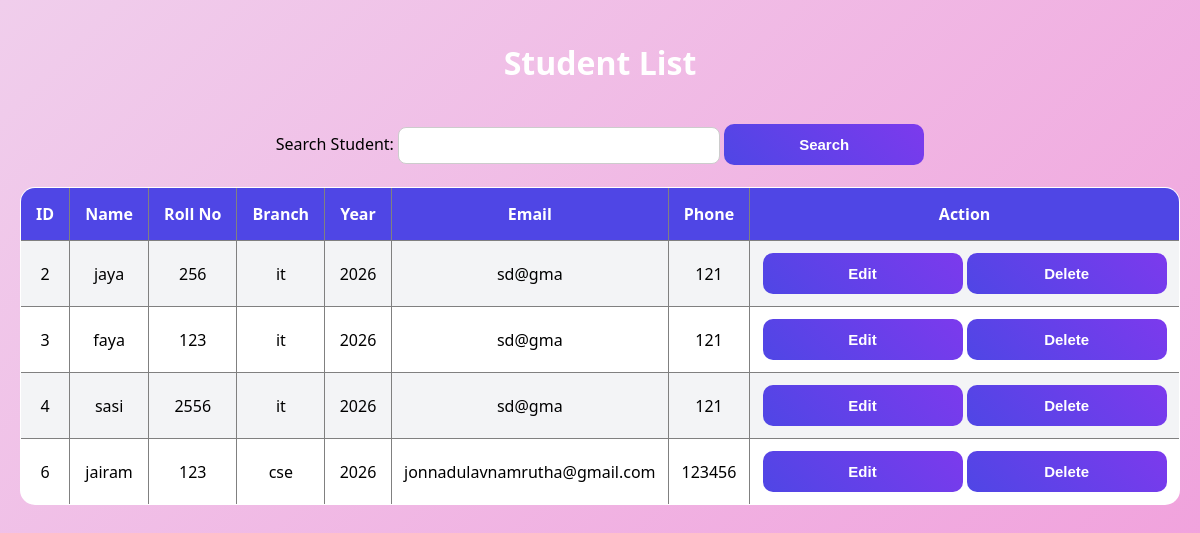
/students, run on the app's committed database.
### tables this page shows
CREATE TABLE students(
    id INTEGER PRIMARY KEY AUTOINCREMENT,
    name TEXT,
    roll_no TEXT,
    branch TEXT,
    year TEXT,
    email TEXT,
    phone TEXT
);

### app.py (the view)
@app.route('/students')
def students():
    conn = sqlite3.connect('student.db')
    cursor = conn.cursor()
    cursor.execute("SELECT * FROM students")
    students = cursor.fetchall()
    conn.close()
    return render_template(
        'students.html',
        students=students
    )

### templates/students.html (shortened to what this page needs)
<!DOCTYPE html>
<html>
<head>
    <head>
    <link rel="stylesheet" href="{{ url_for('static', filename='style.css') }}">
</head>
</head>
<body>
<h1>Student List</h1>
<form action="/search" method="POST">
    Search Student:
    <input type="text" name="keyword">
    <button type="submit">
        Search
    </button>
</form>
<br>
<table border="1">
<tr>
    <th>ID</th>
    <th>Name</th>
    <th>Roll No</th>
    <th>Branch</th>
    <th>Year</th>
    <th>Email</th>
    <th>Phone</th>
    <th>Action</th>
</tr>
{% for student in students %}
<tr>
    <td>{{ student[0] }}</td>
    <td>{{ student[1] }}</td>
    <td>{{ student[2] }}</td>
    <td>{{ student[3] }}</td>
    <td>{{ student[4] }}</td>
    <td>{{ student[5] }}</td>
    <td>{{ student[6] }}</td>
    <td>
    <a href="/edit/{{ student[0] }}">
        <button>Edit</button>
    </a>
    <a href="/delete/{{ student[0] }}">
        <button>Delete</button>
    </a>
    </td>
</tr>
{% endfor %}
</table>
</body>
</html>

### static/style.css (style rules this page uses)
body { margin:0; padding:20px; font-family:'Segoe UI',sans-serif; background:linear-gradient(135deg,#f0ceec,#f19bda); min-height:100vh; }
h1 { text-align:center; color:white; margin-bottom:40px; }
button { width:200px; padding:12px; border:none; border-radius:10px; background:linear-gradient(45deg,#4f46e5,#7c3aed); color:white; font-size:15px; font-weight:bold; cursor:pointer; }
table { width:100%; background:white; border-collapse:collapse; border-radius:15px; overflow:hidden; }
th { background:#4f46e5; color:white; padding:15px; }
td { padding:12px; text-align:center; }
tr:nth-child(even) { background:#f3f4f6; }
input { width:300px; padding:10px; border-radius:8px; border:1px solid #ccc; }
form { text-align:center; }
a { text-decoration:none; }

### data on the page
students: id "2", name "jaya", roll_no "256", branch "it", year "2026", email "sd@gma", phone "121"
students: id "3", name "faya", roll_no "123", branch "it", year "2026", email "sd@gma", phone "121"
students: id "4", name "sasi", roll_no "2556", branch "it", year "2026", email "sd@gma", phone "121"
students: id "6", name "jairam", roll_no "123", branch "cse", year "2026", email "jonnadulavnamrutha@gmail.com", phone "123456"
